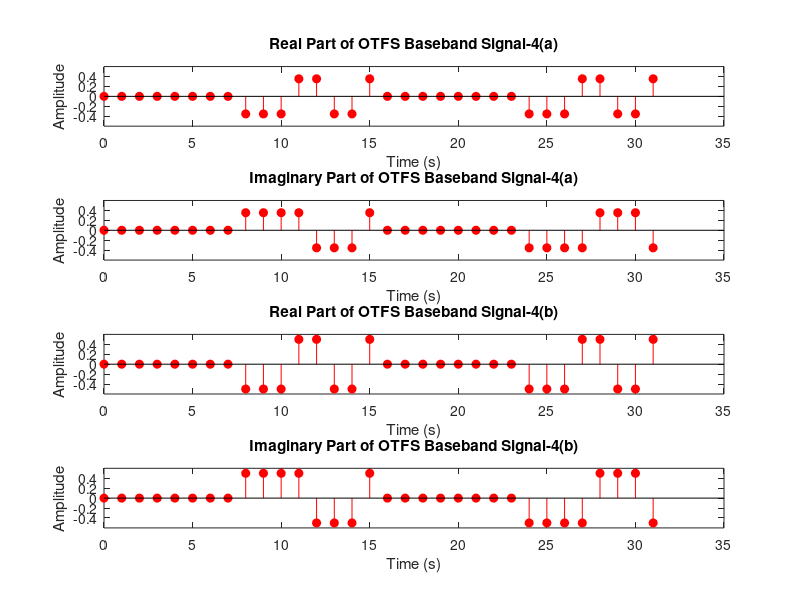

Recreate this plot in MATLAB.
% read in the binary bits from answer1.m
fileID = fopen('binary_bits.txt', 'r');
binary_string = fgetl(fileID);
fclose(fileID);
binary_data = arrayfun(@(x) str2double(x), binary_string);

data = zeros(1,32);
data(1:16) = binary_data;
data(17:32) = ~binary_data;
disp("data is:");
disp(data);

%BPSK
for i = 1:32
    if(data(i))
        data(i) = -1;
    else
        data(i) = 1;
    end
end

M = 8; %carrriers
N = 4; %time slot
dd_domain_data = reshape(data, M, N);
disp("delay-doppler domain data is:");
disp(dd_domain_data);


%ISFFT and IFFT
time_domain_data_1 = zeros(M,N);
for col = 1:N
    time_domain_data_1(:, col) = fft(dd_domain_data(:, col)); 
end

for row = 1:M
    time_domain_data_1(row, :) = ifft(time_domain_data_1(row, :)); 
end

for col = 1:N
    time_domain_data_1(:, col) = ifft(time_domain_data_1(:, col)); 
end
time_domain_data_1 = time_domain_data_1 * sqrt(N/M);
disp(time_domain_data_1);
time_domain_data_1 = reshape(time_domain_data_1, [], M*N ,1);


%IFFT on each row
time_domain_data_2 = zeros(M,N);
for row = 1:M
    time_domain_data_2(row, :) = ifft(dd_domain_data(row, :)); 
end
disp(time_domain_data_2);
time_domain_data_2 = reshape(time_domain_data_2, [], M*N ,1);

t = (0:M*N-1); 

figure('Position', [300, 100, 800, 600]);
subplot(4, 1, 1);
stem(t, real(time_domain_data_1),"r","filled");
title('Real Part of OTFS Baseband Signal-4(a)');
xlabel('Time (s)');
ylabel('Amplitude');
ylim([-0.6,0.6]);

subplot(4, 1, 2);
stem(t, imag(time_domain_data_1),"r","filled");
title('Imaginary Part of OTFS Baseband Signal-4(a)');
xlabel('Time (s)');
ylabel('Amplitude');
ylim([-0.6,0.6]);

subplot(4, 1, 3);
stem(t, real(time_domain_data_2),"r","filled");
title('Real Part of OTFS Baseband Signal-4(b)');
xlabel('Time (s)');
ylabel('Amplitude');
ylim([-0.6,0.6]);

subplot(4, 1, 4);
stem(t, imag(time_domain_data_2),"r","filled"); 
title('Imaginary Part of OTFS Baseband Signal-4(b)');
xlabel('Time (s)');
ylabel('Amplitude');
ylim([-0.6,0.6]);
